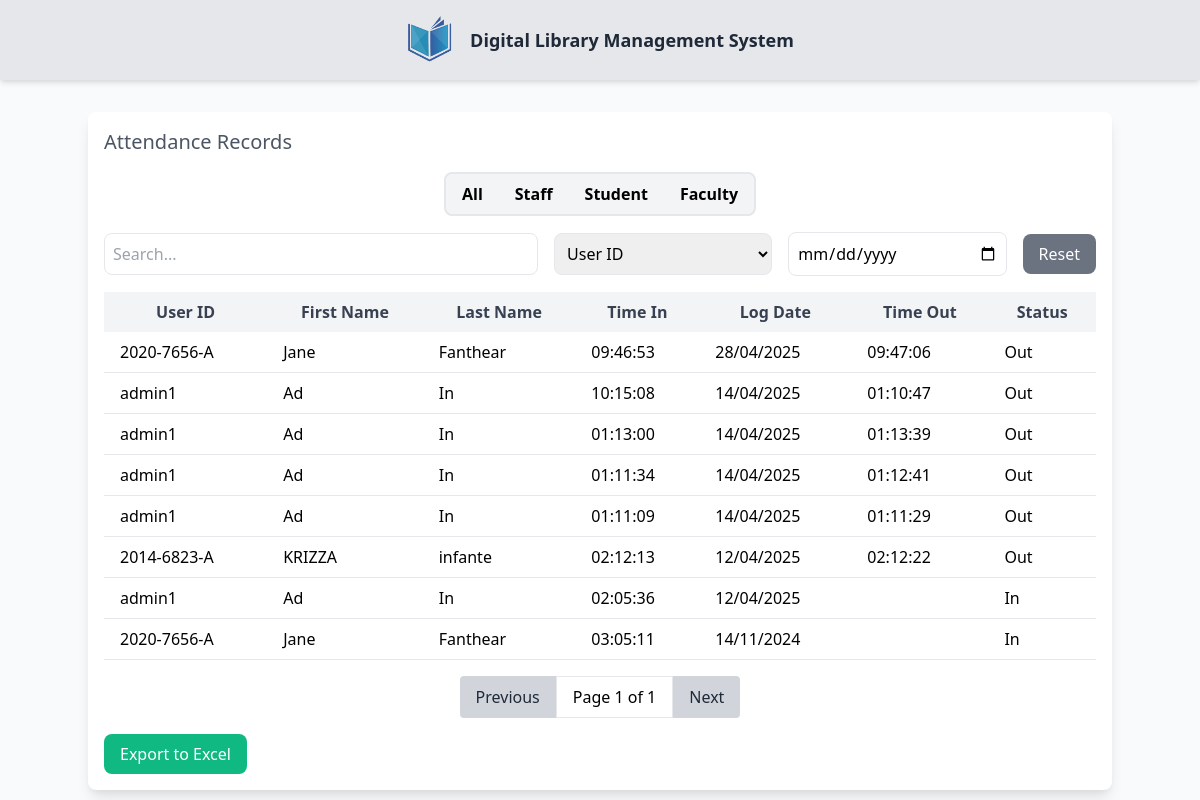
The app's page /dashboard/page/QRscan/index_lib.php, older data.
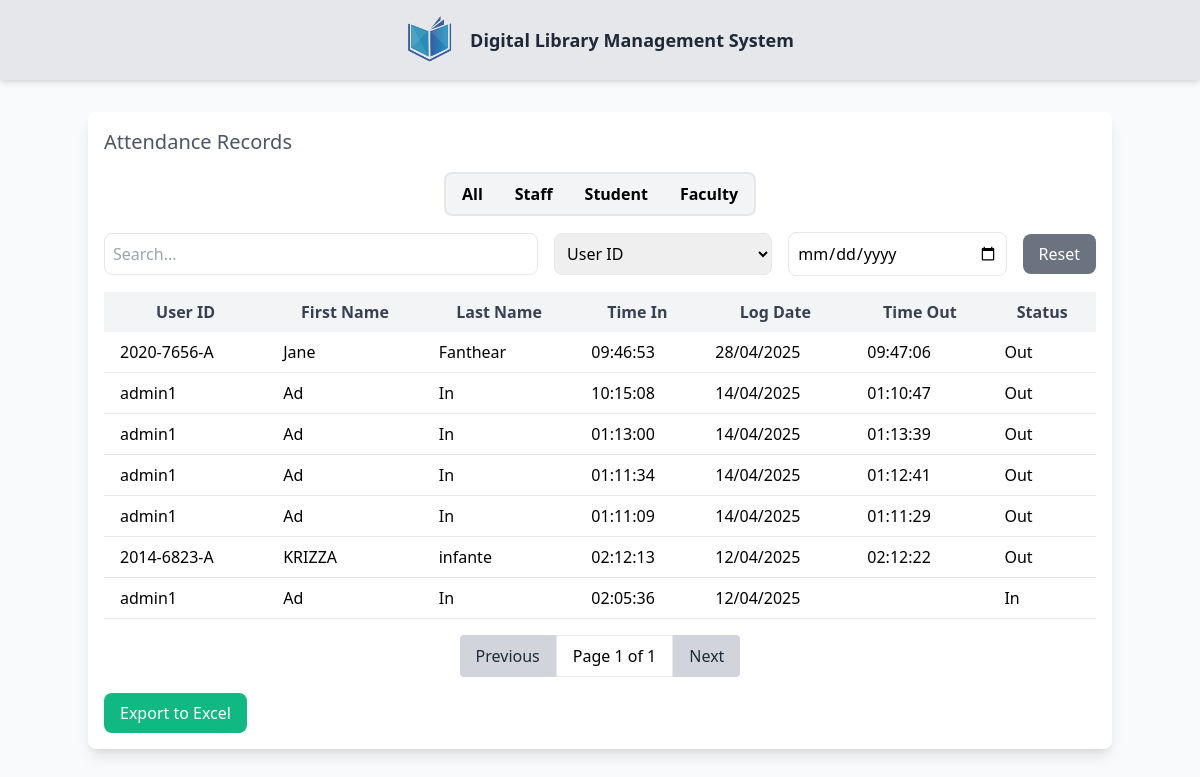
The same page, newer data.
### tables this page shows
CREATE TABLE `attendance` (
  `ID` int(11) NOT NULL,
  `IDno` varchar(50) NOT NULL,
  `TIMEIN` time DEFAULT NULL,
  `TIMEOUT` time DEFAULT NULL,
  `LOGDATE` date NOT NULL,
  `STATUS` tinyint(1) DEFAULT 0
);

CREATE TABLE `users_info` (
  `IDno` varchar(11) NOT NULL,
  `Fname` varchar(50) DEFAULT NULL,
  `Sname` varchar(50) DEFAULT NULL,
  `Mname` varchar(50) DEFAULT NULL,
  `Ename` varchar(50) DEFAULT NULL,
  `gender` varchar(10) DEFAULT NULL,
  `photo` varchar(255) DEFAULT NULL,
  `email` varchar(100) DEFAULT NULL,
  `contact` varchar(20) DEFAULT NULL,
  `municipality` varchar(100) DEFAULT NULL,
  `barangay` varchar(100) DEFAULT NULL,
  `province` varchar(100) DEFAULT NULL,
  `DOB` date DEFAULT NULL,
  `college` varchar(100) DEFAULT NULL,
  `department` varchar(255) DEFAULT NULL,
  `course` varchar(100) DEFAULT NULL,
  `yrLVL` varchar(50) DEFAULT NULL,
  `A_LVL` varchar(11) DEFAULT NULL,
  `personnel_type` enum('Teaching Personnel','Non-Teaching Personnel') DEFAULT NULL,
  `status_details` enum('active','inactive','restricted') DEFAULT NULL,
  `username` varchar(50) DEFAULT NULL,
  `password` varchar(255) DEFAULT NULL,
  `U_Type` enum('admin','student','staff','librarian','faculty') DEFAULT NULL,
  `status_log` enum('pending','approved','rejected') DEFAULT NULL
);

### dashboard/page/QRscan/index_lib.php (the view, shortened to what this page needs)
<?php
include '../../config.php';
$attendanceQuery = "   SELECT a.ID, a.IDno, u.Fname, u.Sname, a.TIMEIN, a.TIMEOUT, a.LOGDATE, a.STATUS , u.U_type
    FROM attendance a
    JOIN users_info u ON a.IDno = u.IDno
    ORDER BY a.LOGDATE DESC, a.TIMEIN DESC";
$query = $conn->query($attendanceQuery);
?>
<!DOCTYPE html>
<html lang="en">
<head>
    <link href="https://cdn.jsdelivr.net/npm/tailwindcss@2.0.0-alpha.1/dist/tailwind.min.css" rel="stylesheet">
</head>
<body class="bg-gray-50">
    <div class="flex items-center justify-center bg-gray-200 p-4 shadow-md">
        <a href="../../index.php">
            <img src="../../../Registration/pic/logo wu.png" alt="Logo" class="h-12 w-12 mr-4">
        </a>
        <strong class="text-lg font-semibold text-gray-800">Digital Library Management System</strong>
    </div>
    <div class="container mx-auto">
        <div class="flex justify-center items-center flex-wrap min-h-[80vh] pt-8">
            <div class="w-full md:w-full p-4 bg-white rounded-lg shadow-lg">
                <h2 class="text-xl font-medium text-gray-600 mb-4">Attendance Records</h2>
                <div class="flex justify-center items-center w-full md:w-auto mb-4">
                    <div class="radio-input flex rounded-lg border-2 border-gray-200 bg-gray-100 overflow-hidden ">
                        <label class="flex-1 text-center px-4 py-2 font-semibold text-black cursor-pointer transition-all hover:bg-blue-300">
                            <span>All</span>
                        </label>
                        <label class="flex-1 text-center px-4 py-2 font-semibold text-black cursor-pointer transition-all hover:bg-blue-300">
                            <span>Staff</span>
                        </label>
                        <label class="flex-1 text-center px-4 py-2 font-semibold text-black cursor-pointer transition-all hover:bg-blue-300">
                            <span>Student</span>
                        </label>
                        <label class="flex-1 text-center px-4 py-2 font-semibold text-black cursor-pointer transition-all hover:bg-blue-300">
                            <span>Faculty</span>
                        </label>
                    </div>
                </div>
                <div class="flex flex-col md:flex-row justify-between items-center gap-4 mb-4">
                    <input type="text" id="searchInput" placeholder="Search..." class="w-full md:w-1/2 p-2 border rounded-lg" onkeyup="renderTable()">
                    <select id="searchCategory" class="w-full md:w-1/4 p-2 border rounded-lg">
                        <option value="IDno">User ID</option>
                    </select>
                    <input type="date" id="dateInput" class="w-full md:w-1/4 p-2 border rounded-lg" onchange="renderTable()">
                    <button id="resetButton" class="bg-gray-500 text-white py-2 px-4 rounded-lg" onclick="resetFilters()">Reset</button>
                </div>
                <table id="attendanceTable" class="min-w-full table-auto border-collapse">
                    <thead>
                        <tr class="bg-gray-100">
                            <th class="px-4 py-2 text-gray-700">User ID</th>
                            <th class="px-4 py-2 text-gray-700">First Name</th>
                            <th class="px-4 py-2 text-gray-700">Last Name</th>
                            <th class="px-4 py-2 text-gray-700">Time In</th>
                            <th class="px-4 py-2 text-gray-700">Log Date</th>
                            <th class="px-4 py-2 text-gray-700">Time Out</th>
                            <th class="px-4 py-2 text-gray-700">Status</th>
                        </tr>
                    </thead>
                    <tbody id="tableBody">
                        <?php while ($row = $query->fetch_assoc()) { ?>
                            <tr class="border-b user-row" data-user-type="<?php echo htmlspecialchars($row['U_type']); ?>">
                                <td class="px-4 py-2"><?php echo $row['IDno']; ?></td>
                                <td class="px-4 py-2"><?php echo $row['Fname']; ?></td>
                                <td class="px-4 py-2"><?php echo $row['Sname']; ?></td>
                                <td class="px-4 py-2"><?php echo $row['TIMEIN']; ?></td>
                                <td class="px-4 py-2"><?php echo date('d/m/Y', strtotime($row['LOGDATE'])); ?></td>
                                <td class="px-4 py-2"><?php echo $row['TIMEOUT']; ?></td>
                                <td class="px-4 py-2"><?php echo $row['STATUS'] == 1 ? 'Out' : 'In'; ?></td>
                            </tr>
                        <?php } ?>
                    </tbody>
                </table>
                <div id="pagination" class="flex justify-center mt-4">
                    <button id="prevBtn" onclick="prevPage()" class="px-4 py-2 bg-gray-300 text-gray-800 rounded-l" disabled>Previous</button>
                    <span id="pageInfo" class="px-4 py-2 bg-white border">Page 1</span>
                    <button id="nextBtn" onclick="nextPage()" class="px-4 py-2 bg-gray-300 text-gray-800 rounded-r">Next</button>
                </div>
                <button class="bg-green-500 text-white py-2 px-4 rounded-lg mt-4" onclick="Export()">Export to Excel</button>
            </div>
        </div>
    </div>
</body>
</html>

Row changes from the older to the newer data that the page shows:
removed attendance: IDno "2020-7656-A", IDno.Fname "Jane", IDno.Sname "Fanthear", TIMEIN "03:05:11", LOGDATE "14/11/2024", STATUS "In"
